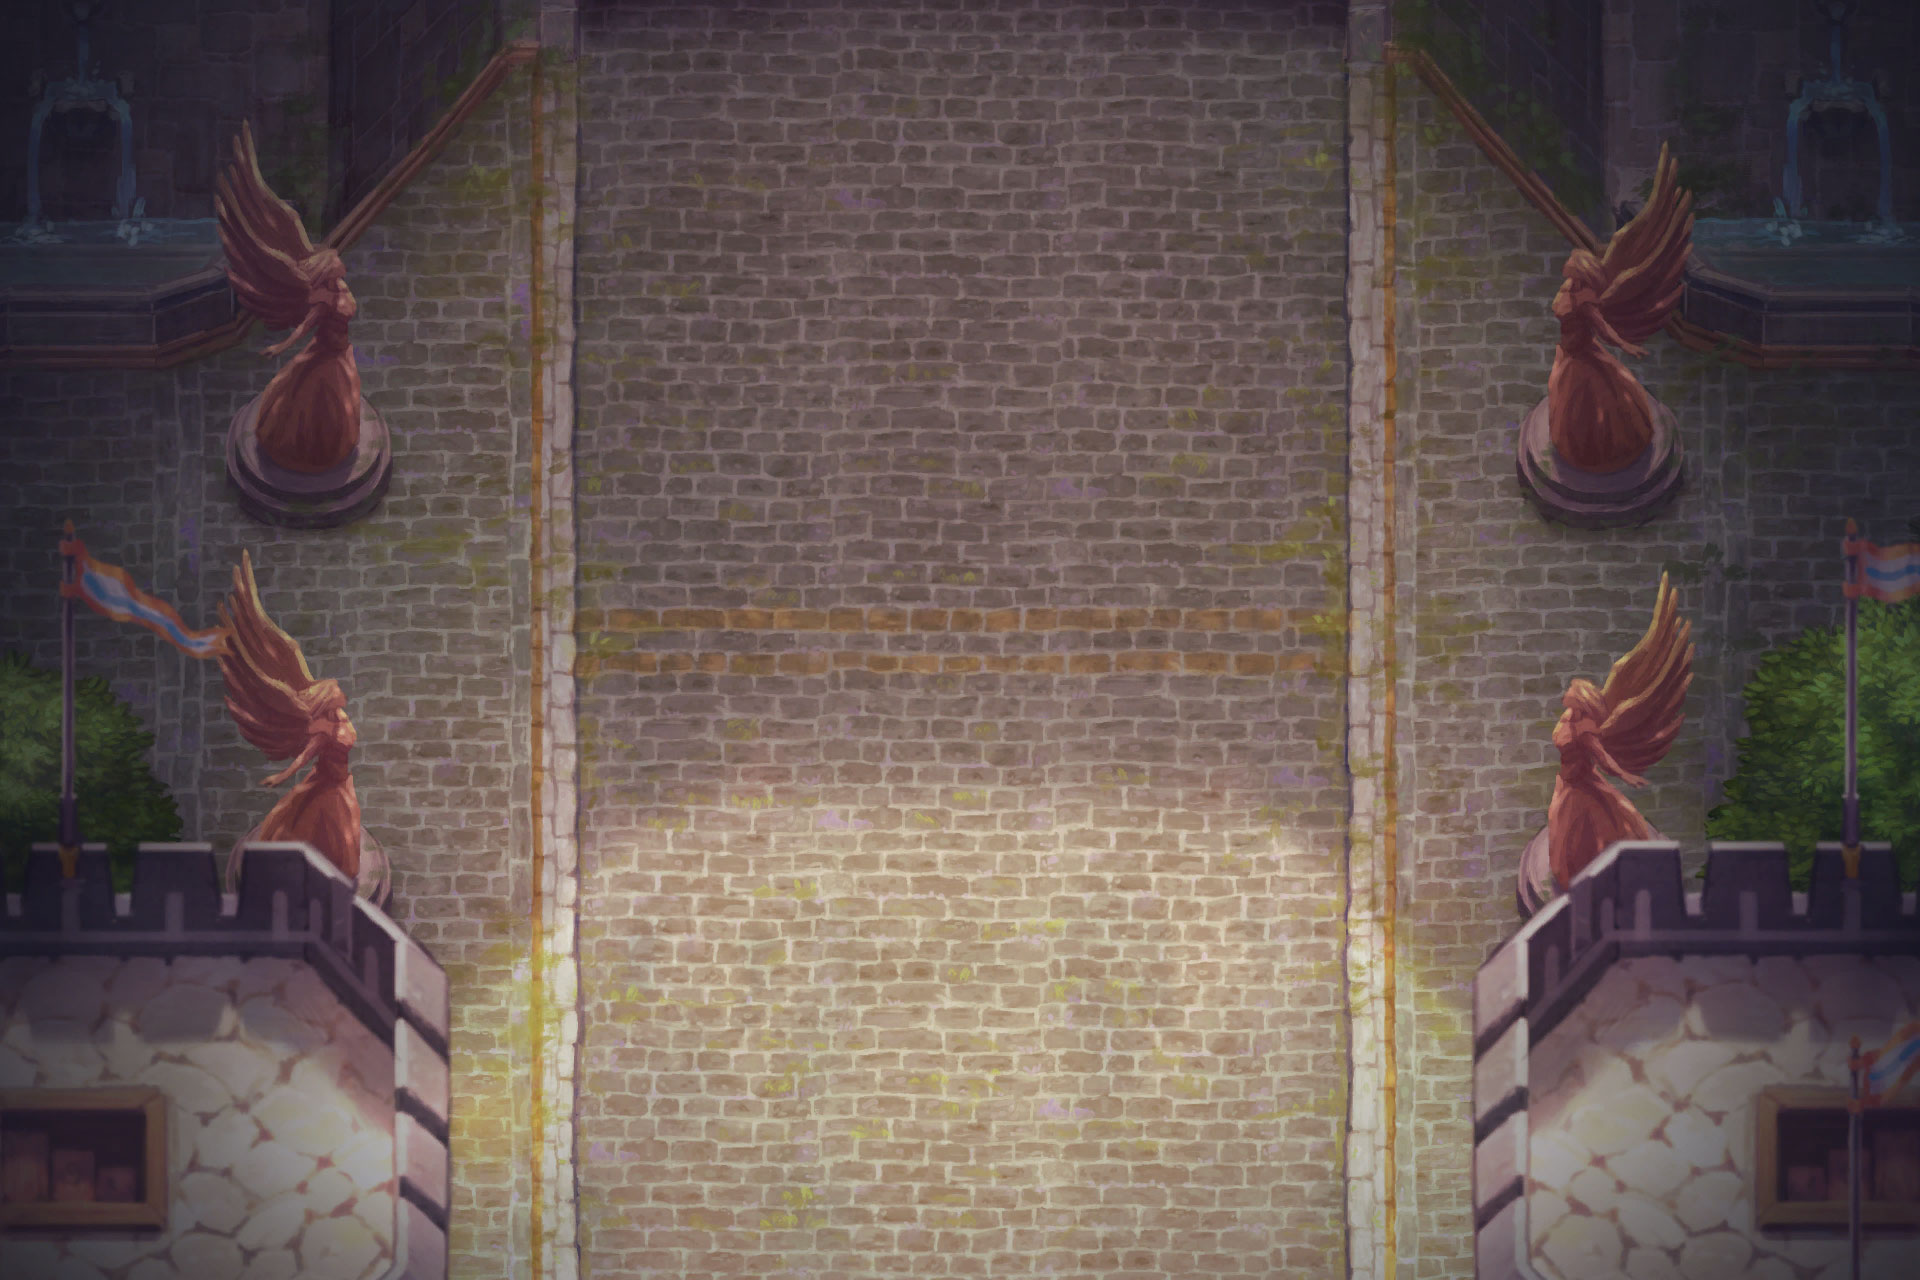

A level layout from a 2D game, rendered from its tile map. Below: a short description, then the map file with tile-grid data replaced by summaries:
An orthogonal 16x16 tile map with 120x80 px tiles, 1 tile layer (field).

<map version="1.0" orientation="orthogonal" width="16" height="16" tilewidth="120" tileheight="80">
 <tileset firstgid="1" name="2" tilewidth="120" tileheight="80">
  <image source="b_market.jpg" width="1920" height="1280" />
 </tileset>
 <layer name="field" width="16" height="16">
  <data>[256 cells, 256 non-empty, 256 distinct tile ids]</data>
 </layer>
</map>